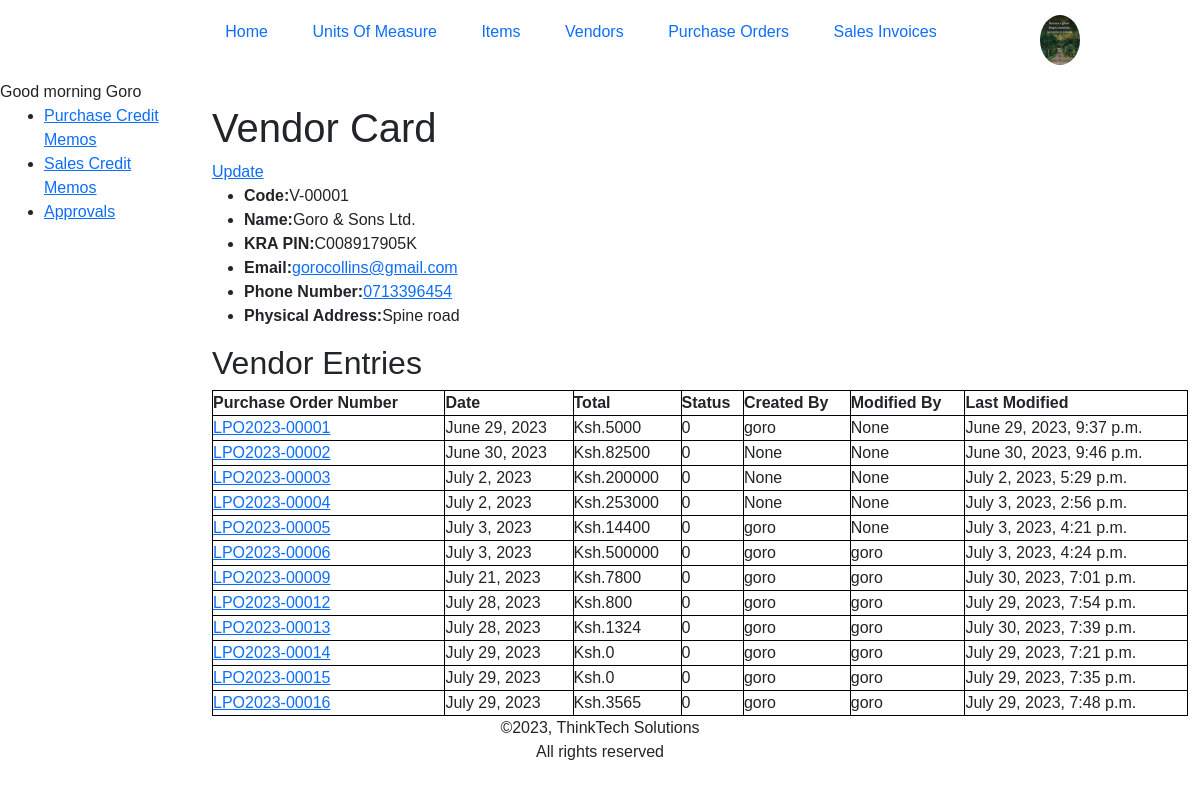
The app's page /inventory/vendor-detail/V-00001/ (signed in), older data.
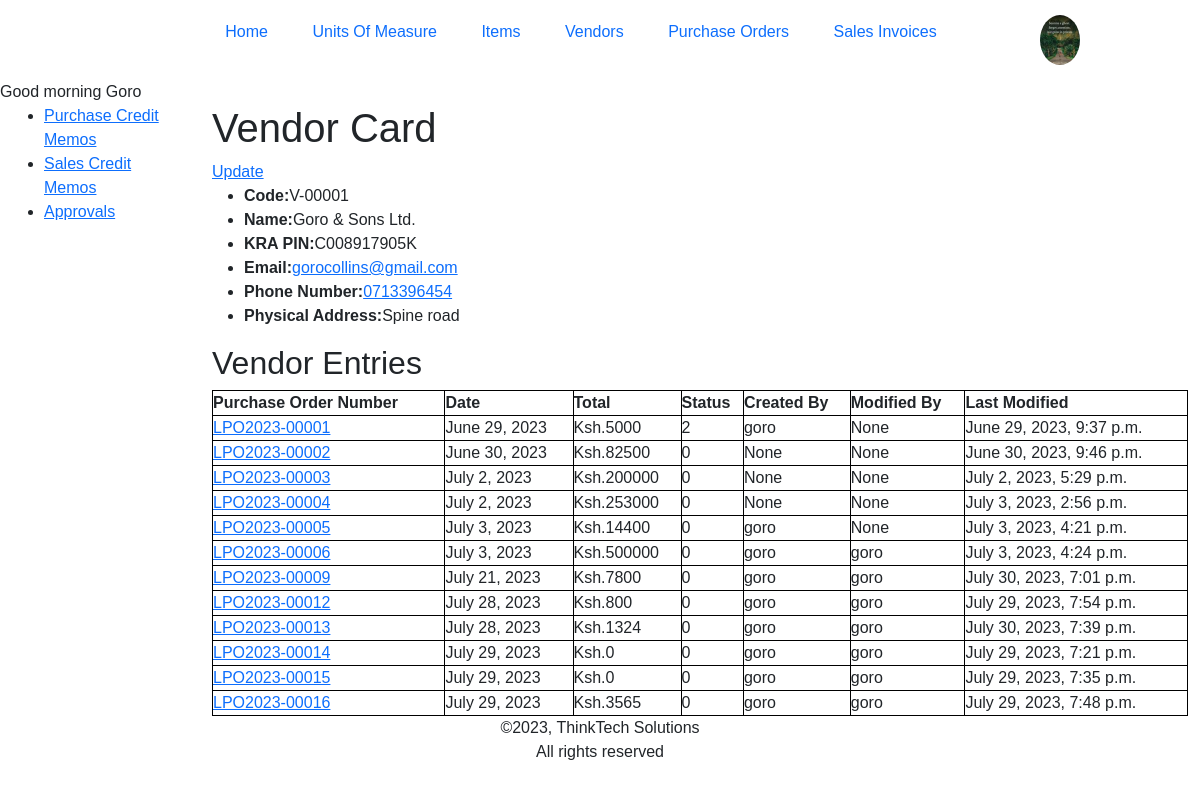
The same page, newer data.
### inventory/models.py (models this page shows, shortened)
class PurchaseHeader(models.Model):
    number = AlphanumericAutoField(primary_key=True, editable=False)
    vendor = models.ForeignKey(Vendor, on_delete=models.PROTECT, related_name='vendor', related_query_name='vendor')
    date = models.DateField(auto_now_add=True, editable=False)
    total = models.IntegerField(editable=False, default=0)
    last_modified_at = models.DateTimeField(auto_now=True, editable=False)
    approval_status = ((0, 'Open'), (1, 'Pending Approval'), (2, 'Approved'), (3, 'Cancelled Approval'))
    status = models.CharField(max_length=30, choices=approval_status, default=0)
    created_by = models.ForeignKey('auth.User', blank=True, null=True, default=None, on_delete=models.PROTECT, related_name='lpo', related_query_name='lpo',editable=False)
    modified_by = models.ForeignKey('auth.User', blank=True, null=True, default=None, on_delete=models.PROTECT, related_name='lpo_m', related_query_name='lpo_m',editable=False)
    class Meta:
        verbose_name_plural = 'Purchase Orders'
        ordering = ["number"]

### inventory/views.py (the view)
# urls.py: path('vendor-detail/<str:pk>/', views.VendorDetailView.as_view(), name='vendor-detail'),
class VendorDetailView(LoginRequiredMixin, generic.DetailView):
    model = Vendor
    paginate_by = 25

### inventory/templatetags/custom_filters.py (called while the page is built)
@register.filter
def greeting(value):
    current_time = datetime.now().time()
    current_hour = current_time.hour
    if 5 <= current_hour < 12:
        time_category = "morning"
    elif 12 <= current_hour < 17:
        time_category = "afternoon"
    elif 17 <= current_hour < 20:
        time_category = "evening"
    else:
        time_category = "evening"
    return f"Good {time_category}"

### inventory/templates/inventory/vendor_detail.html (shortened to what this page needs)
{% extends "inventory/base.html" %}
{% block content %}
    <h1>Vendor Card</h1>
    <a href="{% url 'inventory:vendor-update' vendor.code %}">Update</a>
    <ul>
        <li><strong>Code:</strong>{{vendor.code}}</li>
        <li><strong>Name:</strong>{{vendor.description}}</li>
        <li><strong>KRA PIN:</strong>{{vendor.kra_pin}}</li>
        <li><strong>Email:</strong><a href="mailto:{{vendor.contact_email}}">{{vendor.contact_email}}</a></li>
        <li><strong>Phone Number:</strong><a href="tel:{{vendor.contact_phone}}">{{vendor.contact_phone}}</a></li>
        <li><strong>Physical Address:</strong>{{vendor.address}}</li>
    </ul>
    <h2>Vendor Entries</h2>
    <table>
        <tr>
            <th>Purchase Order Number</th>
            <th>Date</th>
            <th>Total</th>
            <th>Status</th>
            <th>Created By</th>
            <th>Modified By</th>
            <th>Last Modified</th>
        </tr>
        {% for lpo in vendor.vendor.all %}
        <tr>
            <td><a href="{% url 'inventory:purchaseorder-detail' lpo.pk %}">{{lpo.number}}</a></td>
            <td>{{lpo.date}}</td>
            <td>Ksh.{{lpo.total}}</td>
            <td>{{lpo.get_status_display}}</td>
            <td>{{lpo.created_by}}</td>
            <td>{{lpo.modified_by}}</td>
            <td>{{lpo.last_modified_at}}</td>
        </tr>
        {% endfor %}
    </table>
{% endblock %}

Row changes from the older to the newer data that the page shows:
changed PurchaseHeader "LPO2023-00001": status "0" → "2"
